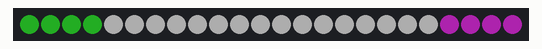
A sketch run on a simulated Arduino Mega 2560, built with avr-gcc and run on an emulated ATmega2560. On the bench: 24 RGB LEDs in strip order, left to right. Dim RGB values are drawn brighter than linear.

Above: at 0.1 s.
At 0.6 s:
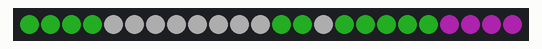
At 1.1 s:
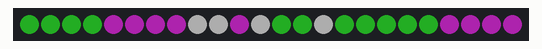
At 1.6 s:
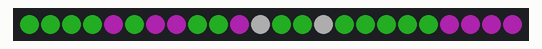
At 2.1 s:
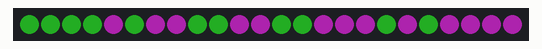
At 3.1 s:
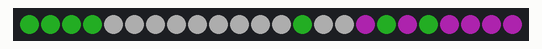

The sketch:

Pop_Art_Simple_Animation2.ino
```cpp
#include <Adafruit_NeoPixel.h>
#include "frames.h"
Adafruit_NeoPixel strip(24, 0);

char colors[3][3] {
  {51, 255, 51},
  {255, 51, 255},
  {255, 255, 255}
};

int whichFrame = 0;

void setup() {
  // put your setup code here, to run once:
  strip.begin();
  strip.clear();
  strip.setBrightness(50);

}

void loop() {
  // put your main code here, to run repeatedly:

  for (int i = 0; i < strip.numPixels(); i++) {
    int pixAddress = pixelMap[i];
    int whichColor = animation[whichFrame][i];
    int red = colors[whichColor][0];
    int green = colors[whichColor][1];
    int blue = colors[whichColor][2];
    if (pixAddress != -1) {
      strip.setPixelColor(pixAddress, red, green, blue);
    }

  }
  strip.show();
  delay(500);
  whichFrame = (whichFrame + 1) % 7;

}
```

Source omitted: frames.h (data table, 1113 bytes)

Measured:
- by itself, everything shown: repeats every 3.5 s, in 7 steps
- what the display in image 1 shows lasts 0.5 s, from 0.5 s to 1.0 s
